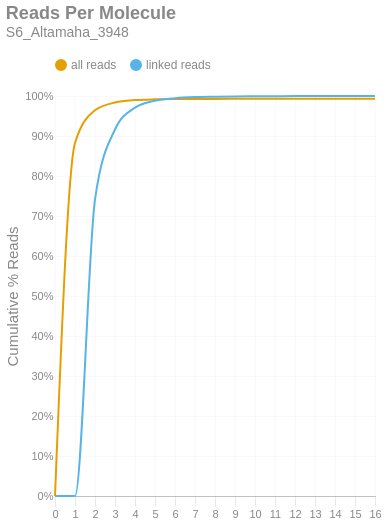

The notebook cell saved with this chart:
### Markdown cell above
### Reads per Molecule
This chart shows the cumulative distribution of the number of reads per linked molecule. That is, how many alignments are associated with a unique molecule. This excludes the number of reads associated with invalid or absent linked-read barcodes. The `linked` histogram is the percentages recalculated when disregarding singletons.

### Code cell
if SKIPLR:
    print_html(f"Skipped")
else:
    counts = np.bincount(valids['reads'].cast(pl.Int64).to_numpy())
    weighted = counts * np.arange(len(counts))
    all_perc = weighted / n_reads
    linked_perc = weighted / n_linked_reads
    linked_perc[1] = 0
    binned_df = pl.DataFrame({
        'readsper': list(range(len(counts))),
        'all reads (cumsum)': np.cumsum(all_perc).tolist(),
        'linked reads (cumsum)': np.cumsum(linked_perc).tolist(),
    })

    with SafeRender(binned_df):
        (
            density_plot(binned_df, 'Reads Per Molecule', samplename, 'readspmol')
            .encode(
                x=alt.X('readsper:O', title=None).axis(labelAngle=0).scale(padding=0),
                y=alt.Y('value:Q', title='Cumulative % Reads').axis(format='%').stack(False),
                color=alt.Color("key:N").scale(domain=["all reads", "linked reads"]),
                tooltip=[
                    alt.Tooltip("key:N", title="Data Type"),
                    alt.Tooltip("readsper:O", title="Reads Per Molecule"),
                    alt.Tooltip("value:Q", format=".2%", title="% Reads (Cum.)")
                ]            
            )
        ).display()

### Figure 1 — Vega-Lite specification as saved in the notebook (floating-point values rounded to 4 significant figures)
{"width": "container", "height": 400, "config": {"title": {"anchor": "start", "dy": -15, "fontSize": 18, "color": "#888888", "subtitleColor": "#888888", "subtitleFontSize": 14}, "arc": {"fill": "#0072B2"}, "axis": {"domainColor": "#888888", "domainWidth": 0.5, "gridWidth": 0.2, "grid": false, "titleFontWeight": 400, "titleFontSize": 15, "labelFontSize": 11, "labelColor": "#888888", "tickColor": "#888888", "tickWidth": 0.2, "titleColor": "#888888"}, "axisBand": {"grid": false}, "axisX": {"grid": true, "tickSize": 10, "domainCap": "round"}, "axisY": {"domain": false, "grid": true, "tickSize": 0, "domainCap": "round"}, "background": "transparent", "header": {"labelFontSize": 15, "labelColor": "#888888", "titleFontSize": 15, "titleFontWeight": 600, "titleColor": "#888888"}, "legend": {"labelFont": "sans-serif", "labelFontSize": 12, "labelColor": "#888888", "symbolSize": 100, "symbolType": "circle", "titleFontSize": 12, "titlePadding": 10, "titleColor": "#888888", "title": null, "orient": "top"}, "range": {"category": ["#E69F00", "#56B4E9", "#009E73", "#F0E442", "#0072B2", "#D55E00", "#CC79A7", "#000000"], "diverging": ["#cfe8f3", "#a2d4ec", "#73bfe2", "#46abdb", "#1696d2", "#12719e"]}, "area": {"fill": "#0072B2", "fillOpacity": 0.7, "line": true, "strokeOpacity": 0.7}, "line": {"color": "#0072B2", "stroke": "#0072B2", "strokeWidth": 2}, "trail": {"color": "#0072B2", "stroke": "#0072B2", "strokeWidth": 0, "size": 1}, "point": {"filled": true, "fillOpacity": 1.0, "size": 95}, "text": {"color": "#888888", "fontSize": 11, "align": "right", "fontWeight": 400, "size": 11}, "bar": {"fill": "#0072B2", "stroke": null}, "view": {"stroke": null, "continuousWidth": 660, "continuousHeight": 400}}, "data": {"name": "data-4af9bbf0a617d4e3049d66289afa9b67"}, "mark": {"type": "line", "interpolate": "monotone", "point": {"opacity": 0, "size": 275}}, "encoding": {"color": {"field": "key", "scale": {"domain": ["all reads", "linked reads"]}, "type": "nominal"}, "tooltip": [{"field": "key", "title": "Data Type", "type": "nominal"}, {"field": "readsper", "title": "Reads Per Molecule", "type": "ordinal"}, {"field": "value", "format": ".2%", "title": "% Reads (Cum.)", "type": "quantitative"}], "x": {"axis": {"labelAngle": 0}, "field": "readsper", "scale": {"padding": 0}, "title": null, "type": "ordinal"}, "y": {"axis": {"format": "%"}, "field": "value", "stack": false, "title": "Cumulative % Reads", "type": "quantitative"}}, "params": [{"name": "param_c36ac31b6afebe62", "select": {"type": "point", "fields": ["key"]}, "bind": "legend"}], "title": {"text": "Reads Per Molecule", "subtitle": "S6_Altamaha_3948"}, "transform": [{"fold": ["all reads (cumsum)", "linked reads (cumsum)"]}, {"calculate": "replace(datum.key, ' (cumsum)', '')", "as": "key"}, {"filter": {"param": "param_c36ac31b6afebe62"}}], "usermeta": {"embedOptions": {"downloadFileName": "S6_Altamaha_3948.readspmol"}}, "$schema": "https://vega.github.io/schema/vega-lite/v6.1.0.json", "datasets": {"data-4af9bbf0a617d4e3049d66289afa9b67": [{"readsper": 0, "all reads (cumsum)": 0.0, "linked reads (cumsum)": 0.0}, {"readsper": 1, "all reads (cumsum)": 0.8827, "linked reads (cumsum)": 0.0}, {"readsper": 2, "all reads (cumsum)": 0.9644, "linked reads (cumsum)": 0.7412}, {"readsper": 3, "all reads (cumsum)": 0.9837, "linked reads (cumsum)": 0.9163}, {"readsper": 4, "all reads (cumsum)": 0.9897, "linked reads (cumsum)": 0.9708}, {"readsper": 5, "all reads (cumsum)": 0.9917, "linked reads (cumsum)": 0.9882}, {"readsper": 6, "all reads (cumsum)": 0.9924, "linked reads (cumsum)": 0.9946}, {"readsper": 7, "all reads (cumsum)": 0.9927, "linked reads (cumsum)": 0.9974}, {"readsper": 8, "all reads (cumsum)": 0.9928, "linked reads (cumsum)": 0.9983}, {"readsper": 9, "all reads (cumsum)": 0.9929, "linked reads (cumsum)": 0.999}, {"readsper": 10, "all reads (cumsum)": 0.9929, "linked reads (cumsum)": 0.9993}, {"readsper": 11, "all reads (cumsum)": 0.9929, "linked reads (cumsum)": 0.9995}, {"readsper": 12, "all reads (cumsum)": 0.9929, "linked reads (cumsum)": 0.9998}, {"readsper": 13, "all reads (cumsum)": 0.9929, "linked reads (cumsum)": 0.9998}, {"readsper": 14, "all reads (cumsum)": 0.993, "linked reads (cumsum)": 0.9999}, {"readsper": 15, "all reads (cumsum)": 0.993, "linked reads (cumsum)": 0.9999}, {"readsper": 16, "all reads (cumsum)": 0.993, "linked reads (cumsum)": 1.0}]}}
